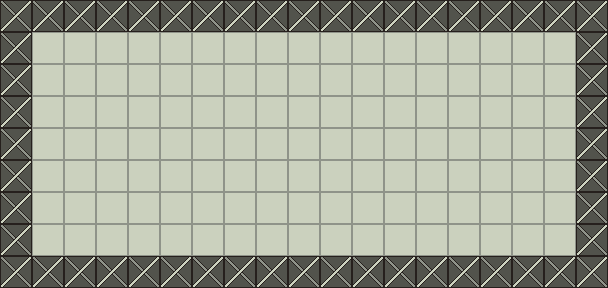

This is a level from a 2D game, rendered from its Tiled map with the project's own tilesets. A one-line summary and the complete map file follow:
An orthogonal 19x9 tile map with 32x32 px tiles, 1 tile layer (Tile Layer).

<map version="1.5" tiledversion="1.6.0" orientation="orthogonal" renderorder="right-down" width="19" height="9" tilewidth="32" tileheight="32" infinite="0" backgroundcolor="#8f9389" nextlayerid="3" nextobjectid="512">
 <tileset firstgid="1" name="tileset" tilewidth="32" tileheight="32" tilecount="25" columns="5">
  <image source="../tileset.png" width="160" height="160" />
 </tileset>
 <layer id="1" name="Tile Layer" width="19" height="9">
  <data encoding="csv">
2,2,2,2,2,2,2,2,2,2,2,2,2,2,2,2,2,2,2,
2,1,1,1,1,1,1,1,1,1,1,1,1,1,1,1,1,1,2,
2,1,1,1,1,1,1,1,1,1,1,1,1,1,1,1,1,1,2,
2,1,1,1,1,1,1,1,1,1,1,1,1,1,1,1,1,1,2,
2,1,1,1,1,1,1,1,1,1,1,1,1,1,1,1,1,1,2,
2,1,1,1,1,1,1,1,1,1,1,1,1,1,1,1,1,1,2,
2,1,1,1,1,1,1,1,1,1,1,1,1,1,1,1,1,1,2,
2,1,1,1,1,1,1,1,1,1,1,1,1,1,1,1,1,1,2,
2,2,2,2,2,2,2,2,2,2,2,2,2,2,2,2,2,2,2
</data>
 </layer>
 <objectgroup id="2" name="Object Layer" />
</map>
